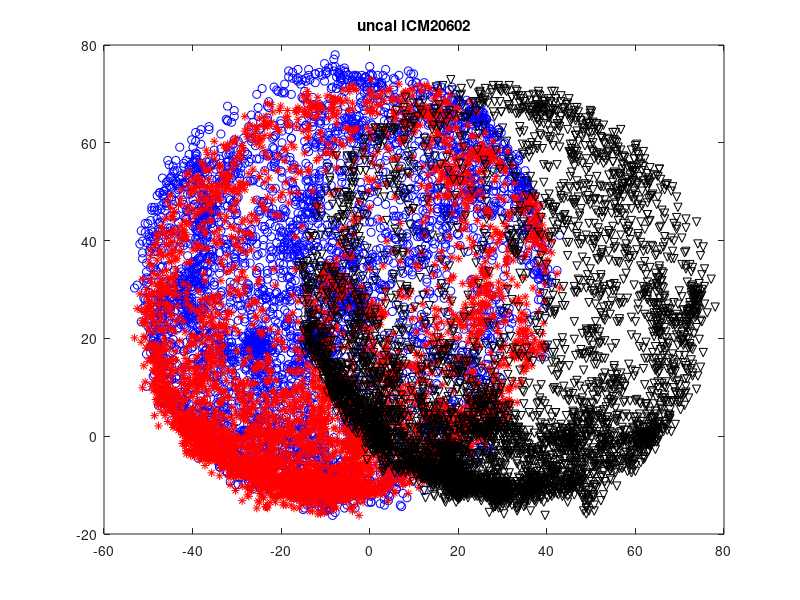
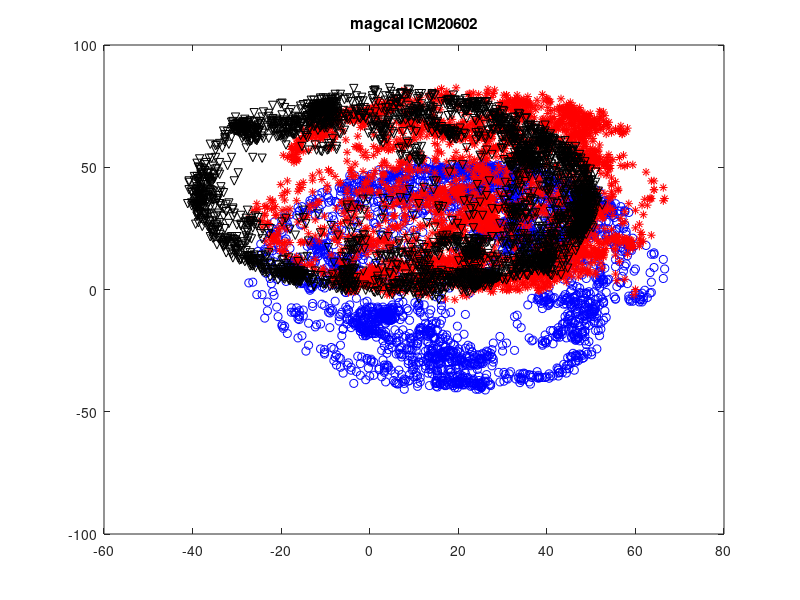

MATLAB code for these plots, in order:
clear all;
close all;
clc;
% LC1860_yangjinchuan mag x-y,x-z,y-z plot
% 
% mag = load('Mag_data_04041058_yangjingchuan.txt');
% mag_x = mag(:,1);
% mag_y = mag(:,2);
% mag_z = mag(:,3);
% plot(mag_x, mag_y,'bo');
% hold on;
% plot(mag_x, mag_z,'r*');
% hold on;
% plot(mag_y, mag_z,'kv');
% title('LC1860-yangjinchuan');

% LC1860_mine mag x-y,x-z,y-z plot
% figure;
% mag = load('Mag_data_04041113mine.txt');
% mag_x = mag(:,1);
% mag_y = mag(:,2);
% mag_z = mag(:,3);
% plot(mag_x, mag_y,'bo');
% hold on;
% plot(mag_x, mag_z,'r*');
% hold on;
% plot(mag_y, mag_z,'kv');
% title('LC1860-mine');

% MPU9250 mag x-y,x-z,y-z plot
% figure;
% mag = load('SaveWindows2018_4_8_11-50-22.TXT');
% mag_x = mag(:,1);
% mag_y = mag(:,2);
% mag_z = mag(:,3);
% plot(mag_x, mag_y,'bo');
% hold on;
% plot(mag_x, mag_z,'r*');
% hold on;
% plot(mag_y, mag_z,'kv');
% title('MPU9250');

figure;
mag = load('uncalicmSaveWindows2018_4_8_14-59-55.TXT');
mag_x = mag(:,1);
mag_y = mag(:,2);
mag_z = mag(:,3);
plot(mag_x, mag_y,'bo');
hold on;
plot(mag_x, mag_z,'r*');
hold on;
plot(mag_y, mag_z,'kv');
title('uncal ICM20602');

figure;
mag = load('icmSaveWindows2018_4_8_15-16-51.TXT');
mag_x = mag(:,1);
mag_y = mag(:,2);
mag_z = mag(:,3);
plot(mag_x, mag_y,'bo');
hold on;
plot(mag_x, mag_z,'r*');
hold on;
plot(mag_y, mag_z,'kv');
title('magcal ICM20602');